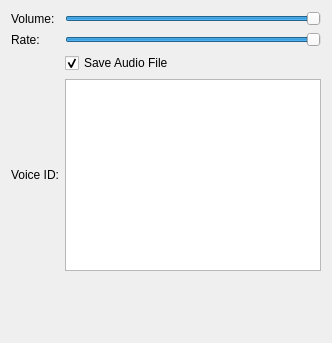
         <widget class="QWidget" name="sapi_page">
          <layout class="QVBoxLayout" name="verticalLayout_10">
           <item>
            <layout class="QGridLayout" name="gridLayout_8">
             <item row="1" column="0">
              <widget class="QLabel" name="label_8">
               <property name="text">
                <string>Rate:</string>
               </property>
              </widget>
             </item>
             <item row="3" column="1">
              <widget class="QListWidget" name="listWidget_sapi"/>
             </item>
             <item row="1" column="1">
              <widget class="QSlider" name="horizontalSlider_rate_sapi">
               <property name="maximum">
                <number>100</number>
               </property>
               <property name="value">
                <number>100</number>
               </property>
               <property name="orientation">
                <enum>Qt::Horizontal</enum>
               </property>
              </widget>
             </item>
             <item row="3" column="0">
              <widget class="QLabel" name="label_12">
               <property name="toolTip">
                <string>&lt;html&gt;&lt;head/&gt;&lt;body&gt;&lt;pre style=&quot; margin-top:0px; margin-bottom:0px; margin-left:0px; margin-right:0px; -qt-block-indent:0; text-indent:0px; line-height:19px; background-color:#1f1f1f;&quot;&gt;&lt;span style=&quot; font-family:'Consolas','Courier New','monospace'; font-size:14px; color:#6a9955;&quot;&gt;VoiceID. To find what this would be run the programme with --listvoices&lt;/span&gt;&lt;/pre&gt;&lt;/body&gt;&lt;/html&gt;</string>
               </property>
               <property name="text">
                <string>Voice ID:</string>
               </property>
              </widget>
             </item>
             <item row="0" column="1">
              <widget class="QSlider" name="horizontalSlider_volume_sapi">
               <property name="maximum">
                <number>100</number>
               </property>
               <property name="value">
                <number>100</number>
               </property>
               <property name="orientation">
                <enum>Qt::Horizontal</enum>
               </property>
              </widget>
             </item>
             <item row="0" column="0">
              <widget class="QLabel" name="label_7">
               <property name="text">
                <string>Volume:</string>
               </property>
              </widget>
             </item>
             <item row="2" column="1">
              <widget class="QCheckBox" name="checkBox_saveAudio_sapi">
               <property name="text">
                <string>Save Audio File</string>
               </property>
               <property name="checked">
                <bool>true</bool>
               </property>
              </widget>
             </item>
            </layout>
           </item>
           <item>
            <spacer name="verticalSpacer">
             <property name="orientation">
              <enum>Qt::Vertical</enum>
             </property>
             <property name="sizeHint" stdset="0">
              <size>
               <width>20</width>
               <height>61</height>
              </size>
             </property>
            </spacer>
           </item>
          </layout>
         </widget>
